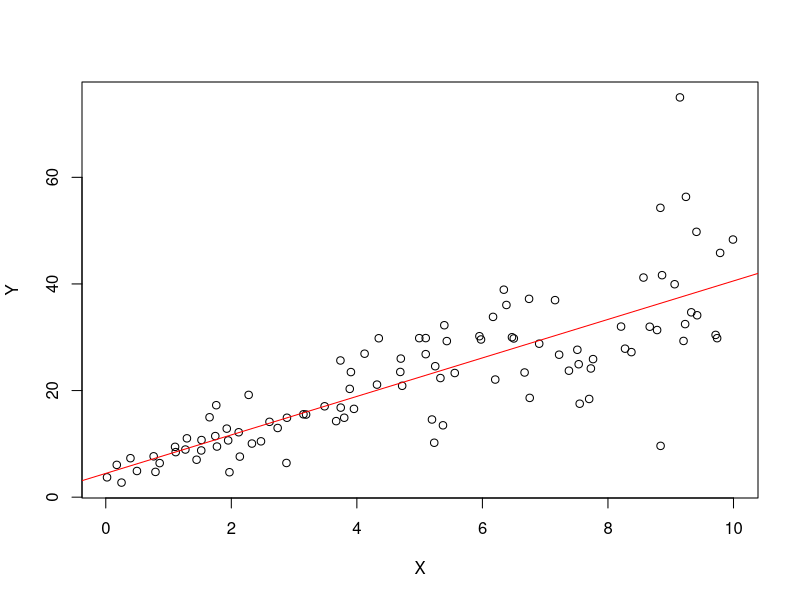
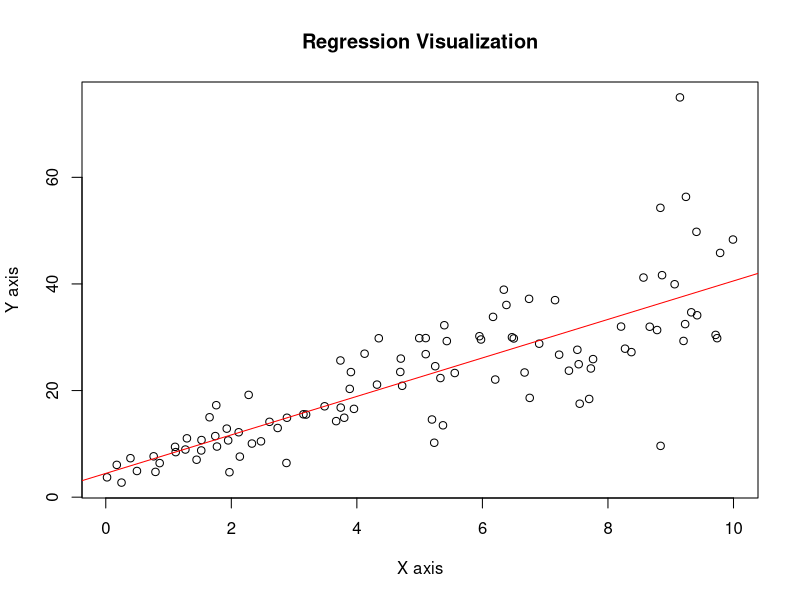
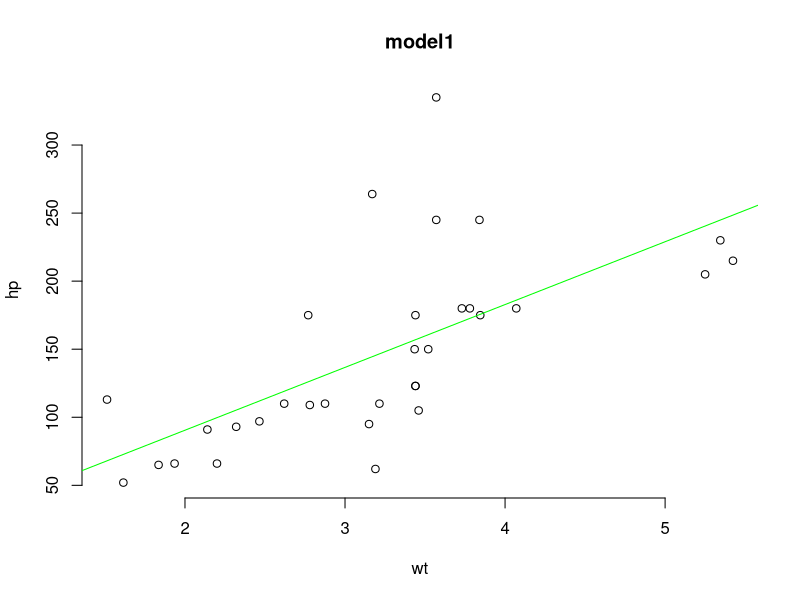
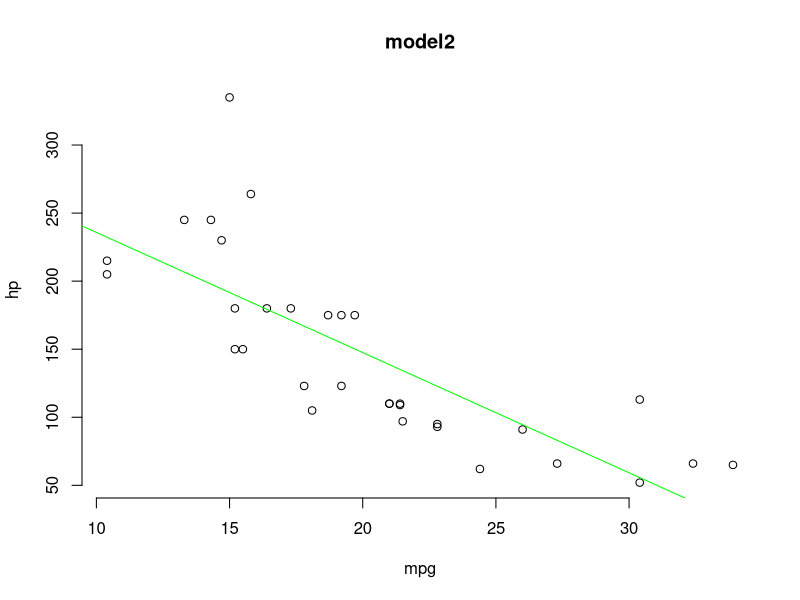

The R script that drew these images, in order:
## ---- chunk 1
knitr::opts_chunk$set(echo = TRUE)
## ---- chunk 2
library(ggplot2)
## ---- chunk 3
#Q1. #Run the following code in R-studio to create two variables X and Y.
set.seed(2017)
X=runif(100)*10
Y=X*4+3.45
Y=rnorm(100)*0.29*Y+Y
## ---- chunk 4
#Q1.a. Plot Y against X. Include a screenshot of the plot in your submission. Using the File menu youcan save the graph as a picture on your computer. Based on the plot do you think we can fit a linear model to explain Y based on X? (8% of total points)
plot(Y~X)
abline(lm(Y~X), col = "red")
## ---- chunk 5
#Q1.b.Construct a simple linear model of Y based on X.
model <- lm(Y~X)

#Writing the equation that explains Y based on X
cat("Y= 3.6108X + 4.4655")

#.What is the accuracy of this model?
summary(model)

## ---- chunk 6
# Regression visualization
plot(X, Y, xlab = "X axis", 
     ylab = "Y axis",
     main = "Regression Visualization")
abline(4.4655, 3.6108, col = "red")
## ---- chunk 7
cor(X,Y)^2
## ---- chunk 8
#Q.2.We will use the ‘mtcars’ dataset for this question. The dataset is already included in your R distribution. The dataset shows some of the characteristics of different cars. The following shows few samples (i.e. the first 6 rows) of the dataset. The description of the dataset can be found here.
head(mtcars)
## ---- chunk 9
P1 <- data.frame(hp = mtcars$hp, wt = mtcars$wt, mpg = mtcars$mpg)
head(P1)
cat("when horsepower compared with weight ")
model1 <- lm(hp ~ wt, data=P1)
summary(model1)

## ---- chunk 10
plot(mtcars$wt, mtcars$hp, main = "model1",xlab = "wt", ylab = "hp",frame = FALSE)

# Adding regression line
abline(lm(mtcars$hp ~ mtcars$wt), col = "green")

## ---- chunk 11
cat("when horsepower compared with miles per gallon(mpg) ")
model2 <- lm(hp ~ mpg, data=P1)
summary(model2)

## ---- chunk 12
plot(mtcars$mpg, mtcars$hp, main = "model2",
     xlab = "mpg", ylab = "hp",frame = FALSE)
# Adding regression line
abline(lm(mtcars$hp ~ mtcars$mpg), col = "green")
## ---- chunk 13
P2 <- data.frame(hp = mtcars$hp, cyl = mtcars$cyl, mpg = mtcars$mpg)
#head(P2)
cat("when horsepower compared with cylinder and miles per gallon ")
model3 <- lm(hp ~ cyl + mpg, data=P2)
summary(model3)
Estimate_hp <- predict(model3,data.frame(cyl=4,mpg=22))
Estimate_hp

## ---- chunk 14
#install.packages('mlbench')
library(mlbench)
data(BostonHousing)
#You should have a dataframe with the name of BostonHousing in your Global environment now.
## ---- chunk 15
model4 <- lm(medv ~ crim + zn + ptratio + chas, data = BostonHousing )
summary(model4)

## ---- chunk 16
coefficient_chas1 <- coef(model4)["chas1"]
coefficient_chas1

## ---- chunk 17
coefficient_chas1 <- coef(model4)["ptratio"]
coefficient_chas1
## ---- chunk 18
model5 <- lm(medv ~ crim + zn + indus + chas + nox + rm + age + dis + rad + tax + ptratio + lstat + b, data = BostonHousing)
summary(model5)
## ---- chunk 19
anova.result <- anova(model4)
print(anova)
